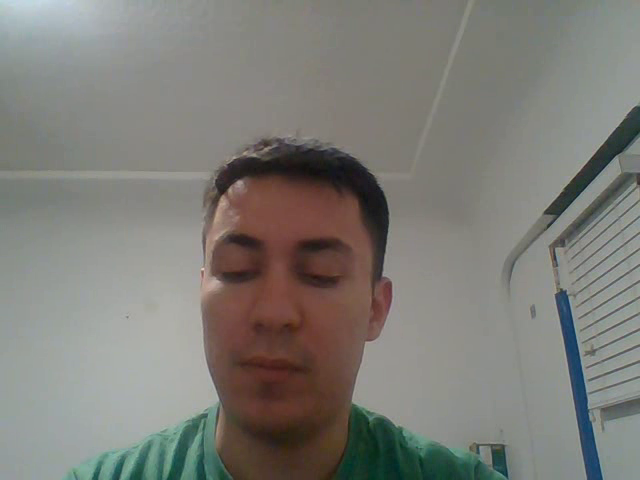
#> input picture frame 28 of opencv_temel_islemler/live.avi, 640 x 480 px, given in place of eye_motion.mp4, which was not available
$ python goz_izleme.py
#> lines starting #> are read from the running program, lines starting #| are printed output that depends on the picture; pictures that were not available may be replaced by others from this repository, and a replacement may not be noted
import cv2

vid=cv2.VideoCapture("eye_motion.mp4")

while True:
    ret,frame=vid.read()
#> frame is the input picture: shape (480, 640, 3); mean B, G, R 119.4, 124.9, 126
    if ret is False:
        break
    roi=frame[80:210,230:450]
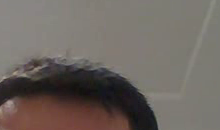
#> roi: shape (130, 220, 3); mean B, G, R 96.5, 102.2, 109.9
    row,col,chanel=roi.shape # once satir sonra sutun sonrada kanal  degerini verir.
#> row = 130; col = 220; chanel = 3
    gray=cv2.cvtColor(roi,cv2.COLOR_BGR2GRAY)
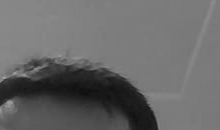
#> gray: shape (130, 220); min 16, max 163, mean 103.9

    a,thresh=cv2.threshold(gray,3,255,cv2.THRESH_BINARY_INV)# thresh degerini 50, max i 255, ve binary inverse u kullandik(siyahlar beyaz, beyazlar siyah olur)
#> thresh: shape (130, 220); every value is 0

    contours,b=cv2.findContours(thresh,cv2.RETR_TREE,cv2.CHAIN_APPROX_SIMPLE)
#> contours = []; b = None

    contours=sorted(contours,key= lambda x:cv2.contourArea(x),reverse=True )# konturlari alani en buyukten kucuge dogru siraladik, en buyuk olan goz bebegine ait.

    for cnt in contours:
        (x,y,w,h)=cv2.boundingRect(cnt)# konturun basladigi noktalar x ve y, w: saga dogru genisligi(width),h: uzunlugu(height)

        cv2.rectangle(roi,(x,y),(x+w,y+h),(0,255,0),2)

        cv2.line(roi,(x+int(w/2),0),(x+int(w/2),row),(0,255,0),2)
        cv2.line(roi,(0,y+int(h/2)),(col,y+int(h/2)),(0,255,0),2)
        break
#> this loop made 0 passes


    frame[80:210,230:450]=roi # roi deki goruntuyu frame e kopyaladik

    cv2.imshow("roi",roi)
    cv2.imshow("thresh",thresh)
    cv2.imshow("frame",frame)
    if cv2.waitKey(80)& 0xFF==ord("q"):
#> (key q is pressed here)
        break

vid.release()
cv2.destroyAllWindows()

$ run again, starting later in the video
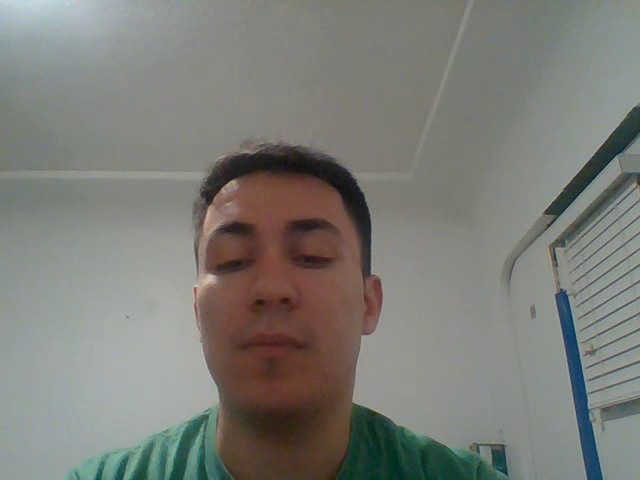
#> input picture frame 128 of opencv_temel_islemler/live.avi, 640 x 480 px, given in place of eye_motion.mp4, which was not available
#> frame is the input picture: shape (480, 640, 3); mean B, G, R 119.9, 125.4, 125
#> `roi=frame[80:210,230:450]`:
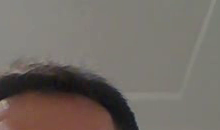
#> roi: shape (130, 220, 3); mean B, G, R 101, 107.3, 114.3
#> `gray=cv2.cvtColor(roi,cv2.COLOR_BGR2GRAY)`:
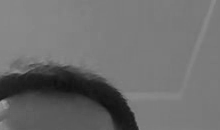
#> gray: shape (130, 220); min 14, max 160, mean 108.8
#> thresh: shape (130, 220); every value is 0
#> contours = []; b = None

$ run again, starting later in the video
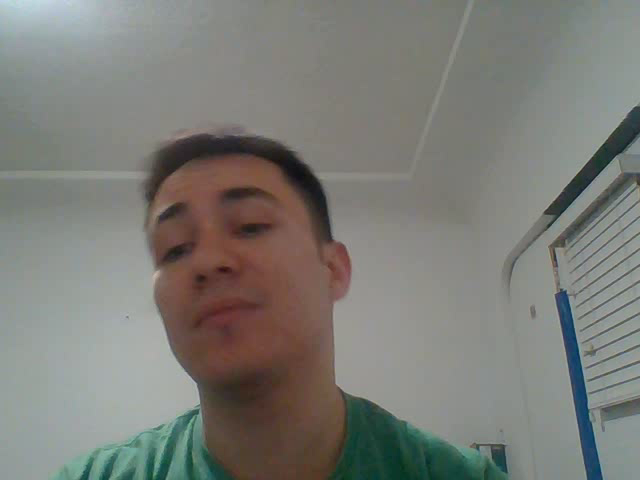
#> input picture frame 228 of opencv_temel_islemler/live.avi, 640 x 480 px, given in place of eye_motion.mp4, which was not available
#> frame is the input picture: shape (480, 640, 3); mean B, G, R 119, 124.4, 124.1
#> `roi=frame[80:210,230:450]`:
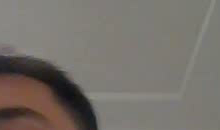
#> roi: shape (130, 220, 3); mean B, G, R 106, 112.2, 117.6
#> `gray=cv2.cvtColor(roi,cv2.COLOR_BGR2GRAY)`:
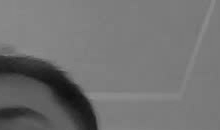
#> gray: shape (130, 220); min 14, max 144, mean 113.2
#> thresh: shape (130, 220); every value is 0
#> contours = []; b = None
